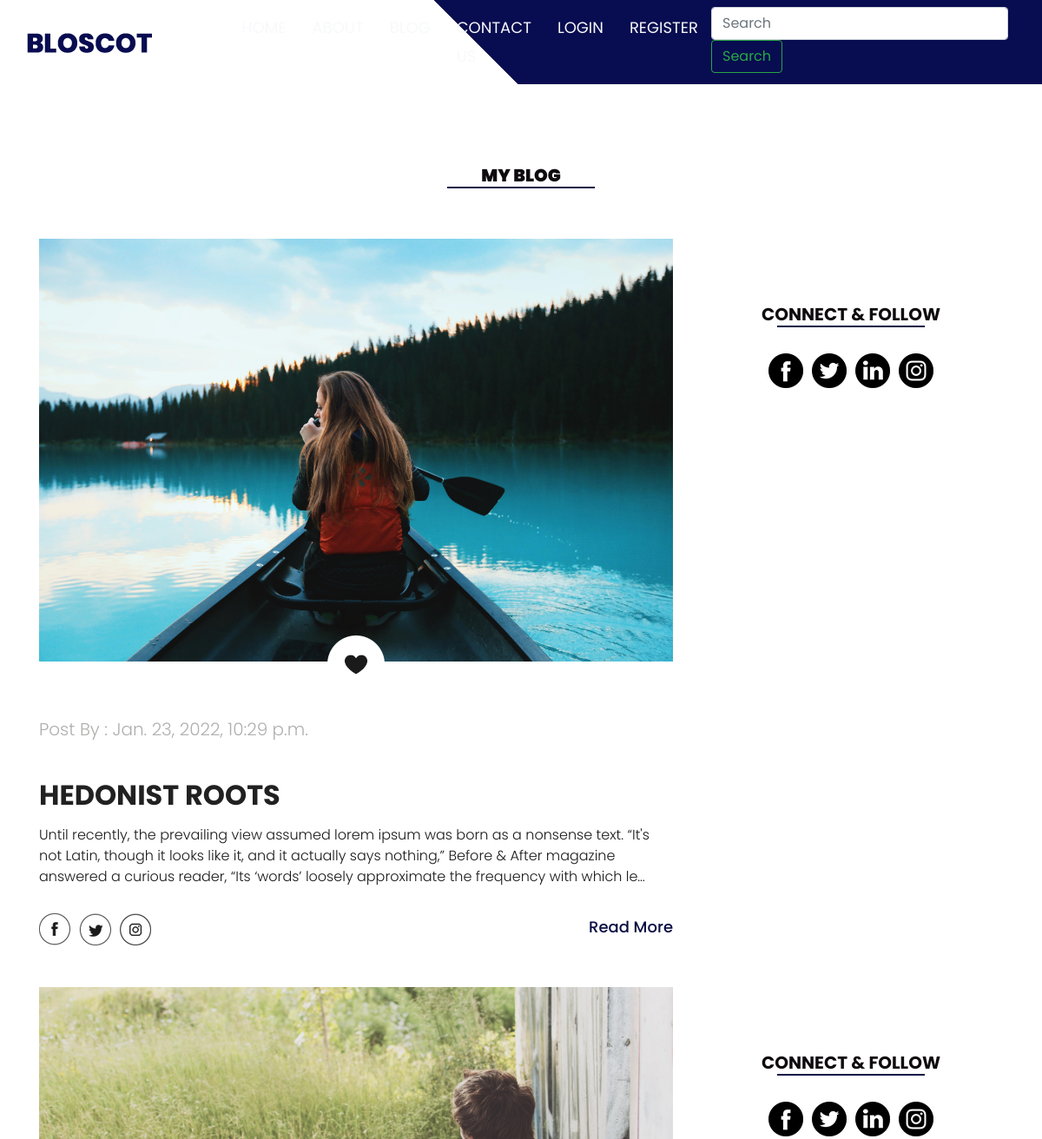
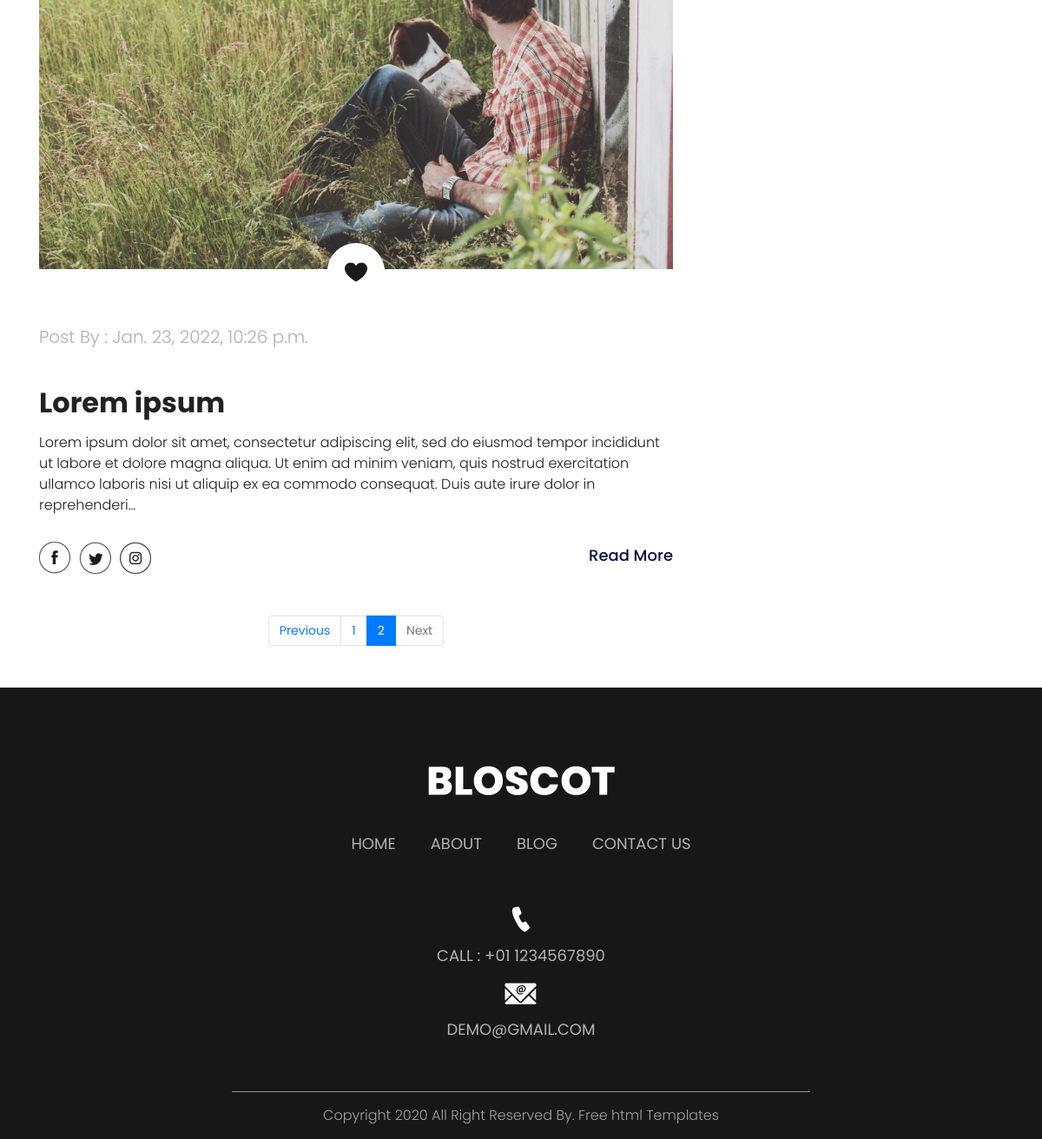
The app's page /post/blog/?page=2 with its own data (2 pictures, top to bottom).
### post/models.py (models this page shows, shortened)
class Post(models.Model):
    title = models.CharField(max_length=100)
    slug = models.SlugField(max_length=110, unique=True, editable=False)
    content = models.TextField()
    publishing_date = models.DateTimeField(auto_now=True)
    image = models.ImageField(blank = False)
    facebook = models.URLField(max_length=100, blank=True)
    twitter = models.URLField(max_length=100, blank=True)
    linkedin = models.URLField(max_length=100, blank=True)
    instagram = models.URLField(max_length=100, blank=True)
    def get_absolute_url(self):
        return reverse('post_detail', kwargs={'slug':self.slug})
    class Meta:
       ordering = ('-publishing_date', 'id')

### post/views.py (the view)
# urls.py: path('blog/', views.post_list, name="post_list"),
def post_list(request):
    posts = Post.objects.all()
    query = request.GET.get('q')
    if query:
        posts = posts.filter(
            Q(title__icontains=query) |
            Q(content__icontains=query)
        ).distinct()
    paginator = Paginator(posts, 4)
    page = request.GET.get('page')
    try:
        posts = paginator.page(page)
    except PageNotAnInteger:
        posts = paginator.page(1)
    except EmptyPage:
        posts = paginator.page(paginator.num_pages)
    context = {
        'posts' : posts,
    }
    return render(request, 'blog.html', context )

### templates/blog.html (shortened to what this page needs)
{% extends 'partials/base.html' %}
{% load static %}
{% block content %}
      <div class="about_section layout_padding">
         <h1 class="text-center follow_text"><strong>MY BLOG</strong></h1>
         <div class="container">
            <div class="row">
               {% for post in posts %}
               <div class="col-lg-8 col-sm-12 mt-5">
                  <div class="about_img"><img src="{{post.image.url}}"></div>
                  <div class="like_icon"><img src="{% static 'images/like-icon.png' %}"></div>
                  <p class="post_text">Post By : {{post.publishing_date}}</p>
                  <h2 class="most_text"> <a href= "{{ post.get_absolute_url }}" title = "">{{post.title}}</a>
                  </h2>
                  <p class="lorem_text">{{post.content|truncatechars:270 }}</p>
                  <div class="social_icon_main">
                     <div class="social_icon">
                        <ul>
                           <li><a href="{{post.facebook}}"><img src="{% static 'images/fb-icon.png' %}"></a></li>
                           <li><a href="{{post.twiter}}"><img src="{% static 'images/twitter-icon.png' %}"></a></li>
                           <li><a href="{{post.instagram}}"><img src="{% static 'images/instagram-icon.png' %}"></a></li>
                        </ul>
                     </div>
                     <div class="read_bt"><a href="{{ post.get_absolute_url }}">Read More</a></div>
                  </div>
               </div>
               <div class="col-lg-4 col-sm-12">
                  <div class="about_main">
                     <h1 class="follow_text">CONNECT & FOLLOW</h1>
                     <div class="follow_icon">
                        <ul>
                           <li><a href="{{post.facebook}}"><img src="{% static 'images/fb-icon-1.png' %}"></a></li>
                           <li><a href="{{post.twitter}}"><img src="{% static 'images/twitter-icon-1.png' %}"></a></li>
                           <li><a href="{{post.linkedin}}"><img src="{% static 'images/linkedin-icon-1.png' %}"></a></li>
                           <li><a href="{{post.instagram}}"><img src="{% static 'images/instagram-icon-1.png' %}"></a></li>
                        </ul>
                     </div>
                  </div>
               </div>
               {% endfor %}
            </div>
            <div class="row">
               <div class="col-lg-8 col-sm-12 mt-5">
               <nav aria-label="Page navigation example">
                  <ul class="pagination justify-content-center">
                     {% if posts.has_previous %}
                        <li class="page-item">
                        <a class="page-link" href="?page={{ posts.previous_page_number }}{% if request.GET.q %}&q={{ request.GET.q }}{% endif %}">Previous</a>
                        </li>
                     {% else %}
                        <li class="page-item disabled">
                        <a class="page-link" href="#" tabindex="-1" aria-disabled="True">Previous</a>
                        </li>
                     {% endif %}
                     {% for i in posts.paginator.page_range %}
                        {% if posts.number == i %}
                              <li class="page-item active" aria-current="page">
                           <span class="page-link">
                              {{ i }}
                           </span>
                        </li>
                        {% elif i > posts.number|add:'-5' and i < posts.number|add:'5' %}
                           <li class="page-item"><a class="page-link" href="?page={{ i }}">{{ i }}</a></li>
                        {% endif %}
                     {% endfor %}
                     {% if posts.has_next %}
                        <li class="page-item">
                        <a class="page-link" href="?page={{ posts.next_page_number }}{% if request.GET.q %}&q={{ request.GET.q }}{% endif %}">Next</a>
                        </li>
                     {% else %}
                        <li class="page-item disabled">
                        <a class="page-link" href="#" tabindex="-1" aria-disabled="True">Next</a>
                        </li>
                     {% endif %}
                </ul>
               </nav>
            </div>
         </div>
      </div>
   {% endblock %}

### static/css/style.css (style rules this page uses)
* { box-sizing: border-box !important; transition: ease all 0.5s; }
html { scroll-behavior: smooth; }
body { color: #666666; font-size: 14px; font-family: Poppins; line-height: 1.80857; font-weight: normal; overflow-x: hidden; }
a { color: #1f1f1f; text-decoration: none !important; outline: none !important; -webkit-transition: all .3s ease-in-out; -moz-transition: all .3s ease-in-out; -ms-transition: all .3s ease-in-out; -o-transition: all .3s ease-in-out; transition: all .3s ease-in-out; }
h1, h2, h3, h4, h5, h6 { letter-spacing: 0; font-weight: normal; position: relative; padding: 0 0 10px 0; font-weight: normal; line-height: normal; color: #111111; margin: 0 }
h1 { font-size: 24px }
h2 { font-size: 22px }
*, *::after, *::before { -webkit-box-sizing: border-box; -moz-box-sizing: border-box; box-sizing: border-box; }
h1 a, h2 a, h3 a, h4 a, h5 a, h6 a { color: #212121; text-decoration: none!important; opacity: 1 }
ul, li, ol { margin: 0px; padding: 0px; list-style: none; }
p { margin: 20px; font-weight: 300; font-size: 15px; line-height: 24px; }
a { color: #222222; text-decoration: none; outline: none !important; }
a, .btn { text-decoration: none !important; outline: none !important; -webkit-transition: all .3s ease-in-out; -moz-transition: all .3s ease-in-out; -ms-transition: all .3s ease-in-out; -o-transition: all .3s ease-in-out; transition: all .3s ease-in-out; }
img { max-width: 100%; height: auto; }
.layout_padding { padding-top: 90px; padding-bottom: 0px; }
.about_section { width: 100%; float: left; padding-top: 90px; }
.about_img { width: 100%; float: left; }
.like_icon { width: 100%; float: left; text-align: center; position: relative; bottom: 30px; }
.post_text { width: 100%; float: left; font-size: 20px; color: #afafae; margin: 0px; }
.most_text { width: 100%; float: left; font-size: 32px; color: #1a1a1a; padding-top: 20px; font-weight: bold; margin-top: 20px; }
.lorem_text { width: 100%; float: left; font-size: 16px; color: #1a1a1a; margin: 0px; }
.social_icon_main { width: 100%; display: flex; }
.social_icon { width: 100%; float: left; padding-top: 30px; }
.social_icon ul { margin: 0px; padding: 0px; }
.social_icon li { float: left; padding-right: 10px; }
.read_bt { width: 150px; float: right; text-align: right; padding-top: 30px; }
.read_bt a { font-size: 18px; color: #090e42; font-weight: 500; }
.about_main { width: 100%; float: left; padding-top: 120px; }
.follow_text { width: 100%; margin: 0 auto; text-align: center; font-size: 20px; font-weight: bold; color: #0e0a0d; text-transform: uppercase; }
.follow_text::after { content: ''; position: absolute; background-color: #0c1045; width: 170px; height: 2px; left: 0px; right: 0px; margin: 0 auto; bottom: 10px; }
.follow_icon { width: 100%; margin: 0 auto; padding-top: 20px; text-align: center; }
.follow_icon ul { margin: 0px; padding: 0px; display: inline-block; text-align: center; }
.follow_icon li { float: left; padding: 0px 5px; }

### records on screen
Post: image (picture), publishing_date "Jan. 23, 2022, 10:29 p.m.", title "HEDONIST ROOTS", content "Until recently, the prevailing view assumed lorem ipsum was born as a nonsense text. “It's not Latin, though it looks like it, and it actually says nothing,” Before & After magazine answered a curious reader, “Its ‘words’ loosely approximate the frequency with which le…"
Post: image (picture), publishing_date "Jan. 23, 2022, 10:26 p.m.", title "Lorem ipsum", content "Lorem ipsum dolor sit amet, consectetur adipiscing elit, sed do eiusmod tempor incididunt ut labore et dolore magna aliqua. Ut enim ad minim veniam, quis nostrud exercitation ullamco laboris nisi ut aliquip ex ea commodo consequat. Duis aute irure dolor in reprehenderi…"

### other values on screen
{{ i }} "1"
{{ i }} "2"
